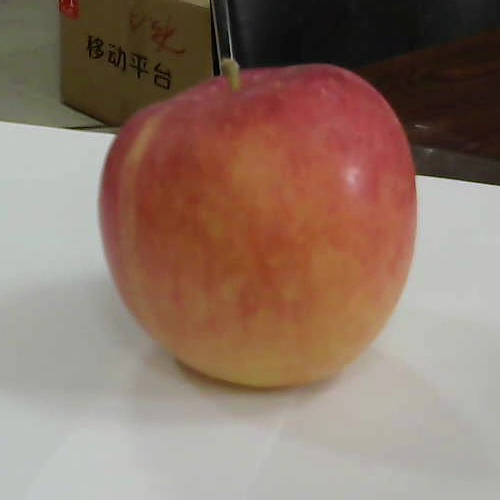
#> input picture 0011_apple.jpg, 500 x 500 px
$ python img_process_20190912.py
#> lines starting #> are read from the running program, lines starting #| are printed output that depends on the picture; after the words box and inside, x2 and y2 are one past the last pixel; in counts of white or black regions, pixels touching at a corner belong together
import cv2
import numpy as np
import matplotlib.pyplot as plt
# 灰度图读入
img = cv2.imread('0011_apple.jpg', 0)
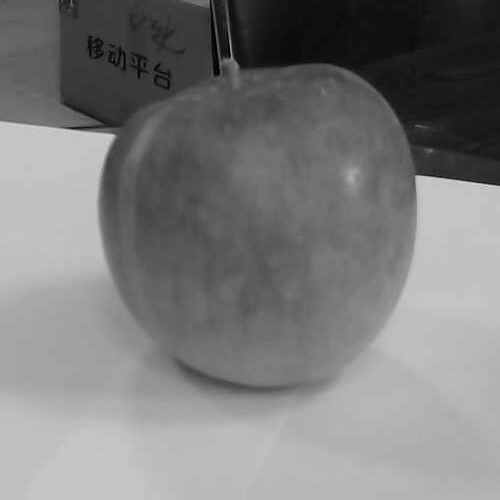
#> img: shape (500, 500); min 0, max 219, mean 123.8

# hist = cv2.calcHist([img], [0], None, [256], [0, 256])
# plt.plot(hist)
# plt.show()

# 阈值分割
ret, th = cv2.threshold(img, 150, 180, cv2.THRESH_BINARY)
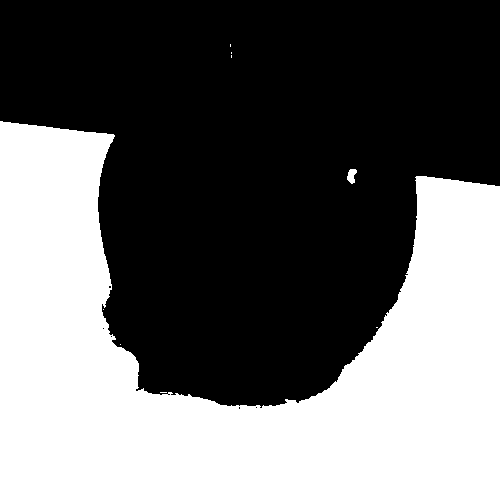
#> th: shape (500, 500); values 0 (black) and 180 (white), 42% white; 9 white regions (7 under 20 px), largest, box (x1, y1, x2, y2) and area: (0, 121, 500, 500) 104916, (347, 169, 357, 184) 101
cv2.imshow('thresh', th)
cv2.waitKey(0)

$ run again, with 1.jpg copied over 0011_apple.jpg
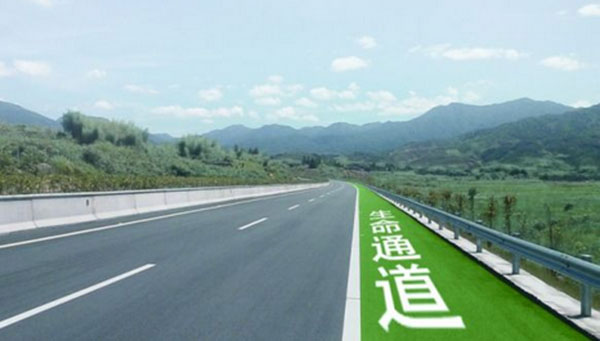
#> input picture 1.jpg, 600 x 341 px
#> `img = cv2.imread('0011_apple.jpg', 0)`:
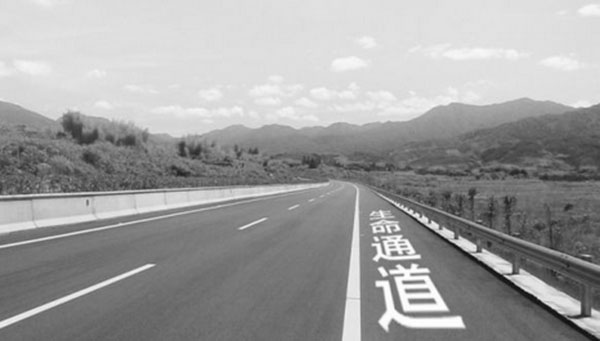
#> img: shape (341, 600); min 12, max 255, mean 158.2
#> `ret, th = cv2.threshold(img, 150, 180, cv2.THRESH_BINARY)`:
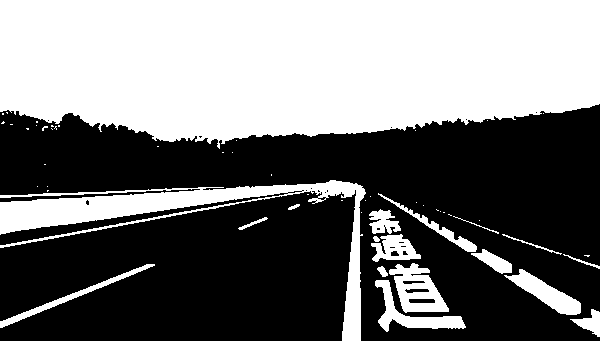
#> th: shape (341, 600); values 0 (black) and 180 (white), 45.8% white; 55 white regions (37 under 20 px), largest, box (x1, y1, x2, y2) and area: (0, 0, 600, 149) 75810, (0, 180, 366, 341) 9448, (389, 263, 449, 313) 1592
